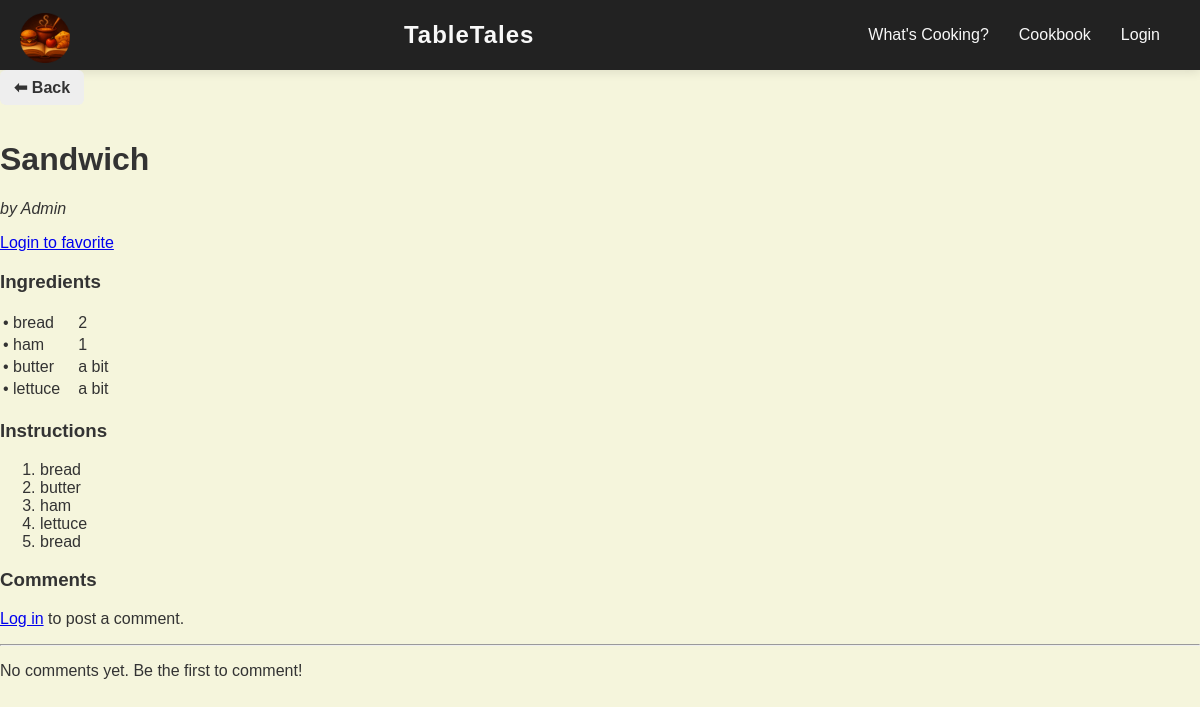
Page /recipe/2/ on the earlier database version.
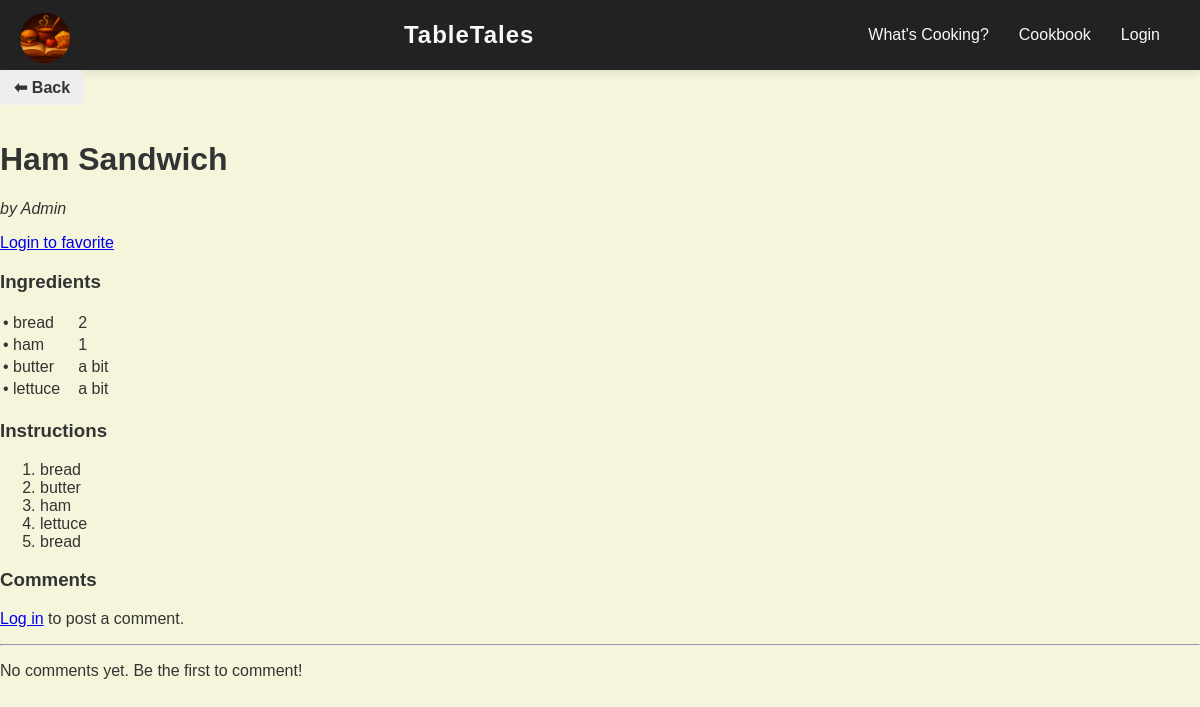
Same page on the later database version.
### tabletales/models.py (models this page shows, shortened)
class Recipe(models.Model):
    title = models.CharField(max_length=200)
    author = models.ForeignKey(User, on_delete=models.CASCADE)
    description = models.TextField(blank=True)  # optional short summary
    image = models.ImageField(upload_to='recipes/', default='recipes/default.png', blank=True, null=True)
    instructions = models.TextField(help_text="Enter each step on a new line")
    created_on = models.DateTimeField(auto_now_add=True)
    favorited_by = models.ManyToManyField(User, related_name='favorite_recipes', blank=True)
    def get_instruction_steps(self):
        return [step.strip() for step in self.instructions.split('\n') if step.strip()]
    class Meta:
        ordering = ['-created_on']

class Ingredient(models.Model):
    recipe = models.ForeignKey(
        Recipe,
        related_name='ingredients',
        on_delete=models.CASCADE
    )
    name = models.CharField(max_length=100)
    quantity = models.CharField(max_length=50)

### tabletales/views.py (the view, shortened to what this page needs)
# urls.py: path('recipe/<int:pk>/', views.recipe_detail, name='recipe_detail'),
def recipe_detail(request, pk):
    recipe = get_object_or_404(Recipe, pk=pk)
    comments = recipe.comments.all().order_by('-created_on')
    referer = request.META.get("HTTP_REFERER", "")
    if ("recipe_list" in referer) or ("cookbook" in referer):
        request.session["back_url"] = referer
    back_url = request.session.get("back_url", "/")
    return render(request, 'recipe_detail.html', {
        'recipe': recipe,
        'comments': comments,
        'back_url': back_url,
    })

### tabletales/templates/recipe_detail.html (shortened to what this page needs)
{% extends "base.html" %}
{% block content %}
<div class="detail-buttons">
    <a href="{{ back_url }}" class="btn back-btn">⬅ Back</a>
</div>
<h1>{{ recipe.title }}</h1>
<p><em>by {{ recipe.author.username }}</em></p>
<form action="{% url 'toggle_favorite' recipe.pk %}" method="post" style="display:inline;">
    {% if user.is_authenticated %}
        <button type="submit" style="border:none; background:none; cursor:pointer; font-size:24px;">
            {% if user in recipe.favorited_by.all %}
                ❤️
            {% else %}
                🤍
            {% endif %}
        </button>
    {% else %}
        <a href="{% url 'login' %}">Login to favorite</a>
    {% endif %}
</form>
<h3>Ingredients</h3>
<table>
  {% for ingredient in recipe.ingredients.all %}
  <tr>
    <td>• {{ ingredient.name }}</td>
    <td style="padding-left: 15px;">{{ ingredient.quantity }}</td>
  </tr>
  {% endfor %}
</table>
<h3>Instructions</h3>
<ol>
  {% for step in recipe.get_instruction_steps %}
    <li>{{ step }}</li>
  {% endfor %}
</ol>
<h3>Comments</h3>
{% if user.is_authenticated %}
  <form method="post" class="comment-form" style="margin-bottom:20px;">
    {% csrf_token %}
    <textarea name="text" rows="3" placeholder="Add your comment..." required style="width:100%;"></textarea><br>
    <button type="submit">Post Comment</button>
  </form>
{% else %}
  <p><a href="{% url 'login' %}">Log in</a> to post a comment.</p>
{% endif %}
<hr>
<div class="comments-section">
  {% for comment in comments %}
    <div class="comment" style="margin-bottom: 15px; padding: 10px; border-bottom: 1px solid #ddd;">
      <strong>{{ comment.user.username }}</strong>
      <p>{{ comment.text }}</p>
      <small>{{ comment.created_on|date:"jS F Y, g:i a" }}</small>
      {% if user == comment.user or user.is_staff or user.is_superuser %}
        <div class="comment-actions" style="margin-top: 5px;">
          <a href="{% url 'edit_comment' comment.id %}" style="color: blue; text-decoration: none;">✏️ Edit</a> |
          <a href="{% url 'delete_comment' comment.id %}" style="color: red; text-decoration: none;"
             onclick="return confirm('Are you sure you want to delete this comment?');">🗑️ Delete</a>
        </div>
      {% endif %}
    </div>
  {% empty %}
    <p>No comments yet. Be the first to comment!</p>
  {% endfor %}
</div>
{% endblock %}

### tabletales/templates/base.html (shortened to what this page needs)
<!DOCTYPE html>
<html lang="en">
{% load static %}
<head>
    <link rel="stylesheet" href="{% static 'css/style.css' %}">
</head>
<body>
    <nav class="navbar">
        <div class="nav-left">
            <a href="/" class="logo-link">
                <img src="{% static 'images/logo.png' %}" alt="TableTales Logo" class="nav-logo">
            </a>
        </div>
        <div class="logo">TableTales</div>
        <ul id="nav-links" class="nav-links">
            <li><a href="{% url 'recipe_list' %}">What's Cooking?</a></li>
            <li><a href="{% url 'cookbook' %}">Cookbook</a></li>
            {% if user.is_authenticated %}
                <li><a href="{% url 'account' %}">Account ({{ user.username }})</a></li>
                <form action="{% url 'logout' %}" method="post" style="display:inline;">
                    {% csrf_token %}
                    <button type="submit" class="logout-btn">Logout</button>
                </form>
            {% else %}
                <li><a href="{% url 'login' %}">Login</a></li>
            {% endif %}
        </ul>
    </nav>
    {% block content %}
    {% endblock %}
</body>
</html>

### tabletales/static/css/style.css (style rules this page uses)
body { margin: 0; font-family: "Poppins", sans-serif; background-color: #F5F5DC; color: #333; }
.navbar { display: flex; justify-content: space-between; align-items: center; background-color: #222; padding: 15px 40px; box-shadow: 0 2px 10px rgba(0, 0, 0, 0.1); height: 40px; overflow: visible; }
.logo { color: #f8f8f8; font-size: 24px; font-weight: 600; letter-spacing: 1px; }
.nav-logo { height: 50px; width: auto; object-fit: contain; margin-top: 10px; margin-left: -20px; }
.nav-links { list-style: none; display: flex; gap: 30px; margin: 0; padding: 0; }
.nav-links li a { text-decoration: none; color: #f8f8f8; font-weight: 500; font-size: 16px; transition: color 0.3s ease; }
.back-btn { display: inline-block; margin-bottom: 15px; padding: 8px 14px; background: #eee; border-radius: 6px; text-decoration: none; color: #333; font-weight: bold; transition: background 0.2s ease-in-out; }

Differences in the rows shown:
changed Recipe "Admin": title "Sandwich" → "Ham Sandwich"
